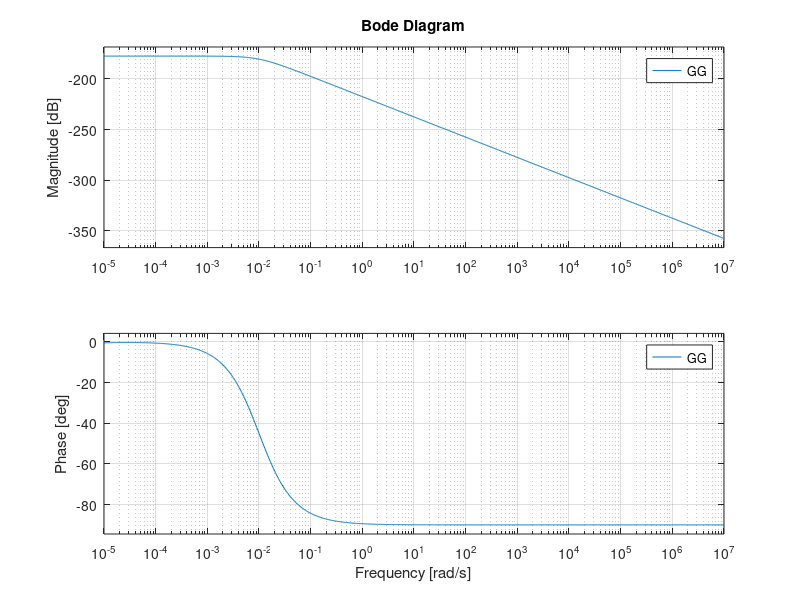
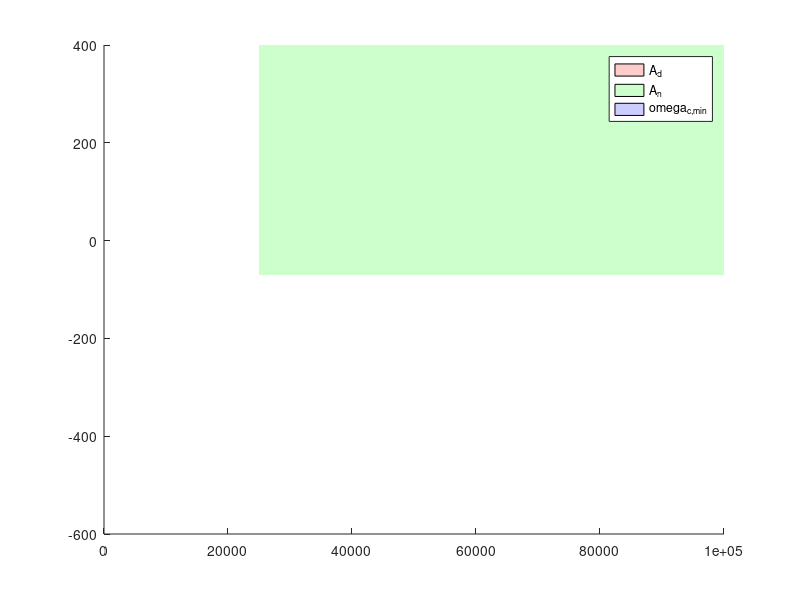

The MATLAB script that drew these images, in order: (Note: this script raises an error after producing the figures.)
% Progetto di regolatore per sistema satellite in orbita
% 
% Controlli Automatici T
% Umberto Laghi
% Marco Missiroli
%
% SPECIFICHE
% 
% 1) Errore a regime nullo a un gradino w(t) = 1(t) e d(t) = 1(t) pari a 0.1
%
% 2) Margine di fase >= 55°
%
% 3) S% <= 1%
%
% 4) Ta,5 <= 0.05s
%
% 5) Attenuazione di almeno 35dB per d(t)
%       con [omega_d_min, omega_d_MAX] = [0,0.5]
%
% 6) Attenuazione di almeno 70dB per n(t)
%       con [omega_n_min, omega_n_MAX] = [2.5*10^4,10^5]


clear all; close all; clc

%estremi del grafico
omega_plot_min = 1e-5;
omega_plot_max = 1e7;

%% Parametri

beta1 = 0.25; % [N/m^2] Coefficiente di attrito
beta2 = 2.5; % [N/m^2] Coefficiente di attrito
m = 250; % [kg] Massa
k = 3.5; % Parametro adimensionale
rho_e = 3e8; % [m] Distanza tra terra e satellite
k_g = 6.67e-11; % [N*m^2/kg] Costante di gravitazione universale
M = 5.98e24; % [kg] Massa della Terra

%% Specifiche

% ampiezze gradini
WW = -3e-7;
DD = 2e-8;
NN = 3e-8;

% errore a regime
e_star = 0;

% margine di fase
m_fase = 55;

% Sovraelongazione massima e tempo d'assestamento all'1%
S_100_spec = 0.01;
T_a5_spec = 0.05;

% attenuazione disturbo sull'uscita
A_d = 35;
%omega_d_min = 0; %non lo esplicito
omega_d_MAX = 0.5;

% attenuazione disturbo di misura
A_n = 70;
omega_n_min = 2.5e4;
omega_n_MAX = 1e5;

%Matrici al punto di equilibrio
%x_e = [rho_e, 0, sqrt((k_g*M)/(rho_e^3))];
x1_e = rho_e;
x2_e = 0;
x3_e = sqrt((k_g*M)/(rho_e^3));
u_e =  beta2*sqrt((k_g*M)/rho_e);

A_e = [0,                                                          1,                      0;
     (k-1)*((-3*k_g*M)/(rho_e^3)),                           -beta1/m,        -2*(k-1)*sqrt((k_g*M)/rho_e);
     -(beta2/(m*(rho_e^2)))*sqrt((k_g*M)/rho_e), -(2/rho_e)*sqrt((k_g*M)/(rho_e^3)), -beta2/m];

B_e = [0; 0; 1/(m*rho_e)];

C_e = [0, 0, 1];

D_e = [0];

%% Creazione sistema

% funzione di trasferimento
s = tf('s');
[N,D]=ss2tf(A_e,B_e,C_e,D_e);
GG=tf(N,D);
zpk(GG)
%{
N = (1/(m*rho_e))*(s^2 + s*(beta1/m) + (3*(k-1)*k_g*M)/(rho_e^3));
D = s^3 + (s^2)*((beta1+beta2)/m) + s*((beta1*beta2)/(m^2)-((k-1)*k_g*M)/(rho_e^3)) + ((k-1)*k_g*M*beta2)/(m*(rho_e^3));
GG = N/D
%}
%% Diagramma di Bode

figure(1);
bode(GG,{omega_plot_min,omega_plot_max});
grid on, zoom on;

% return;
%% Regolatore statico - proporzionale con polo nell'origine

% mu statico scelto in maniera aleatoria
mu_s =1;
RR_s = mu_s / s;

% Sistema esteso
GG_e = RR_s*GG;


%% Diagrammi di Bode di Ge con specifiche

figure(2);
hold on;

% Calcolo specifiche S% => Margine di fase
xi = 0.826;
S_100 = 100*exp(-pi*xi/sqrt(1-xi^2))
Mf_spec = xi*100; % Mf_spec = 82.6°

% Disegna diagrammi di Bode di G_e con i margini di stabilità ed esce
% Impostare a 0 per i diagrammi con le specifiche
if 0
    margin(GG_e,{omega_plot_min,omega_plot_max});
    grid on, zoom on;
    return;
end

% Specifiche su d
omega_d_min = omega_plot_min; % lower bound per il plot
Bnd_d_x = [omega_d_min; omega_d_MAX; omega_d_MAX; omega_d_min];
Bnd_d_y = [A_d; A_d; -600; -600];
patch(Bnd_d_x, Bnd_d_y,'r','FaceAlpha',0.2,'EdgeAlpha',0);

% Specifiche su n
Bnd_n_x = [omega_n_min; omega_n_MAX; omega_n_MAX; omega_n_min];
Bnd_n_y = [-A_n; -A_n; 400; 400];
patch(Bnd_n_x, Bnd_n_y,'g','FaceAlpha',0.2,'EdgeAlpha',0);

% Specifiche tempo d'assestamento (minima pulsazione di taglio)
omega_Ta_min = omega_plot_min; % lower bound per il plot
omega_Ta_MAX = 300/(Mf_spec*T_a5_spec); % omega_c >= 300/(Mf*T^*)
Bnd_Ta_x = [omega_Ta_min; omega_Ta_MAX; omega_Ta_MAX; omega_Ta_min];
Bnd_Ta_y = [0; 0; -600; -600];
patch(Bnd_Ta_x, Bnd_Ta_y,'b','FaceAlpha',0.2,'EdgeAlpha',0);

% Legenda colori
Legend_mag = ["A_d"; "A_n"; "\omega_{c,min}"; "G(j\omega)"];
legend(Legend_mag);

% Plot Bode con margini di stabilità
margin(GG_e,{omega_plot_min,omega_plot_max});
grid on; zoom on;


% Specifiche sovraelongazione (margine di fase)
omega_c_min = omega_Ta_MAX;
omega_c_MAX = omega_n_min;

phi_spec = Mf_spec - 180;
phi_low = -270; % lower bound per il plot

Bnd_Mf_x = [omega_c_min; omega_c_MAX; omega_c_MAX; omega_c_min];
Bnd_Mf_y = [phi_spec; phi_spec; phi_low; phi_low];
patch(Bnd_Mf_x, Bnd_Mf_y,'g','FaceAlpha',0.2,'EdgeAlpha',0);
hold on;

% Legenda colori
Legend_arg = ["G(j\omega)"; "M_f"];
legend(Legend_arg);

% STOP qui per le specifiche
if 0
    return;
end


%% Design del regolatore dinamico

%Ci troviamo nello scenario B, quindi è necessaria una rete anticipatrice
% Rete anticipatrice

Mf_star = Mf_spec;
omega_c_star = 150;
[mag_omega_c_star, arg_omega_c_star, ~] = bode(GG_e, omega_c_star);

mag_omega_c_star_db = 20*log10(mag_omega_c_star);

M_star = 10^(-mag_omega_c_star_db/20);
phi_star = Mf_star - 180 - arg_omega_c_star;

% Formule di inversione
tau = (M_star - cos(phi_star*pi/180))/(omega_c_star*sin(phi_star*pi/180));
alpha = (cos(phi_star*pi/180) - 1/M_star)/(M_star - cos(phi_star*pi/180));

check_flag = cos(phi_star*pi/180) - 1/M_star
if check_flag < 0
    disp('Errore: alpha negativo');
    return;
end

R_a = (1 + tau*s)/(1 + alpha*tau*s); % rete anticipatrice

% return;

%% Diagrammi di Bode con specifiche includendo regolatore dinamico

%metto un mu_d per far rispettare l'attenuazione di A_n
mu_d = 10^(-0.1); %guadagno -2dB
%mu_d = 1;
R_d = mu_d*R_a;
LL = R_d*GG_e; % funzione di anello

figure(3);
hold on;

% Specifiche su ampiezza
patch(Bnd_d_x, Bnd_d_y,'r','FaceAlpha',0.2,'EdgeAlpha',0);
patch(Bnd_n_x, Bnd_n_y,'g','FaceAlpha',0.2,'EdgeAlpha',0);
patch(Bnd_Ta_x, Bnd_Ta_y,'b','FaceAlpha',0.2,'EdgeAlpha',0);
legend(Legend_mag);

% Plot Bode con margini di stabilità
margin(LL,{omega_plot_min,omega_plot_max});
grid on; zoom on;

% Specifiche su fase
patch(Bnd_Mf_x, Bnd_Mf_y,'g','FaceAlpha',0.2,'EdgeAlpha',0);
hold on;
legend(Legend_arg);

% STOP qui per sistema con controllore dinamico + specifiche
if 0
    return;
end

% Funzione di sensibilità complementare
FF=LL/(1+LL);

margin(FF,{omega_plot_min,omega_plot_max});
margin(LL,{omega_plot_min,omega_plot_max});
%patch([omega_c_min,omega_c_max,omega_c_max,omega_c_min],[-180+M_f,-180+M_f,-270,-270],'g','FaceAlpha',0.2,'EdgeAlpha',0); 
legend('G_e(s)','Margine di fase', 'F(s)', 'L(s)');
hold off;
%Il fatto che |F(s)| sia = 0       per omega << omega_c 
%                        = |L(s)|  per omega >> omega_c 
%conferma che sia giusto

%% Check prestazioni in anello chiuso

% FUNZIONI DI SENSITIVITA'
% Funzione di sensitività
SS = 1/(1+LL);

% DIAGRAMMI DI BODE
% Rappresento le funzioni di sensitività e L(s) in uno stesso grafico
% in modo da mostrare che rispettano le specifiche
figure(4)
hold on;
bode(LL,{omega_plot_min,omega_plot_max})
bode(FF,{omega_plot_min,omega_plot_max})
bode(SS,{omega_plot_min,omega_plot_max})
legend('L(s)','F(s)', 'S(s)');
grid on, zoom on, hold off;


%% RISPOSTE ANELLO CHIUSO 

%  Disturbo in uscita
omega_d = 0.125;
omega_n = 2.5e4;

tt = (0:1e-2:200)';% 200 secondi con passo 0.01

% segnali in ingresso: riferimento e disturbo di misura
ww = WW*heaviside(tt-100);
dd = DD*(sin(omega_d*tt)+sin(2*omega_d*tt)+sin(3*omega_d*tt)+sin(4*omega_d*tt));
nn = NN*(sin(omega_n*tt)+sin(2*omega_n*tt)+sin(3*omega_n*tt)+sin(4*omega_n*tt));

% Risposte in anello CHIUSO
y_w = lsim(FF,ww,tt);
y_d = lsim(SS,dd,tt);
y_n = lsim(-FF,nn,tt);
y_tot = y_w + y_n + y_d;

%valuto anche l'errore, che deve essere nullo nella situazione statica
e_w = lsim(SS, ww, tt);
e_d = lsim(-SS, dd, tt);
e_n = lsim(FF, nn, tt);
e_tot = e_w + e_n + e_d;
%e_tot = ww - y_tot;
%% RISPOSTE IN ANELLO CHIUSO

figure(5)
hold on, grid on, zoom on
plot(tt,ww,'m')
plot(tt,y_w,'b')
grid on
legend('ww','y_w')

figure(6)
hold on, grid on, zoom on
plot(tt,dd,'m')
plot(tt,y_d,'b')
grid on
legend('d(t)','y_d')

figure(7)
hold on, grid on, zoom on
plot(tt,nn,'m')
plot(tt,y_n,'b')
grid on
legend('n(t)','y_n')

figure(8)
hold on, grid on, zoom on
plot(tt,ww,'m')
plot(tt,y_tot,'b')
grid on
legend('w(t)','y_{tot}(t)')

figure(9)
hold on, grid on, zoom on
plot(tt,e_tot,'b')
grid on
legend('e(t)')

% Risposta al gradino
figure(10);
WW = 3e-7;
T_simulation = 0.15;
[y_step,t_step] = step(WW*FF, 0.15);
plot(t_step,y_step,'b');
grid on, zoom on, hold on;

% vincolo sovraelongazione
patch([0,T_simulation,T_simulation,0],[WW*(1+S_100_spec),WW*(1+S_100_spec),WW+(0.5e-7),WW+(0.5e-7)],'r','FaceAlpha',0.3,'EdgeAlpha',0.5);
ylim([0,WW+0.5e-7]);

% vincolo tempo di assestamento al 5%
LV = abs(evalfr(WW*FF,1e-7)) % valore limite gradino: W*F(0)
patch([T_a5_spec,T_simulation,T_simulation,T_a5_spec],[LV*(1-0.05),LV*(1-0.05),0,0],'g','FaceAlpha',0.1,'EdgeAlpha',0.5);
patch([T_a5_spec,T_simulation,T_simulation,T_a5_spec],[LV*(1+0.05),LV*(1+0.05),LV+1e-7,LV+1e-7],'g','FaceAlpha',0.1,'EdgeAlpha',0.1);

Legend_step = ["Risposta al gradino"; "Vincolo sovraelongazione"; "Vincolo tempo di assestamento"];
legend(Legend_step);

%step(FF);
%grid on, zoom on;
%I requisiti di sovraelongazione e tempo di assestamento al 5% sono soddisfatti
%Il margine di fase è rispettato poichè nella nuova frequenza di taglio
%omega_c non si è nella zona proibita

%Ampiezza L in omega_n <= -70 -> requisito disturbo n rispettato
mag2db(abs(evalfr(LL,omega_n)))

%Ampiezza L in omega_d >= 35 -> requisito disturbo n rispettato
mag2db(abs(evalfr(LL,omega_d)))

%% PUNTO 5
%{
devo plottare la traiettoria del sistema non linearizzato, considerando
anche d(t) e n(t)
uso ode45 
%}

%{

% Risposta al gradino
figure(4);


[y_step,t_step] = step(WW*FF, 1);
plot(t_step,y_step,'b');



Legend_step = ["Risposta al gradino"; "Vincolo sovraelongazione"; "Vincolo tempo di assestamento"];
legend(Legend_step);

% Diagramma di bode sistema in anello chiuso
figure(5);
bode(FF, {omega_plot_min,omega_plot_max})
grid on, zoom on

if 0
    return;
end

%}

%{
%% ROBA VECCHIA

% Funzione di sensitività
%FF ce l'ho già
SS = 1/(1+LL);
%figure(6);



%Faccio le trasformate di Laplace dei segnali e trovo la trasformata di y(t)
W = laplace(ww);
D = laplale(dd);
N = laplace(nn);

Y = FF*(W - N) + SS*D;
%Antitrasformo e la confronto con omega(t)
y = ilaplace(Y);

figure(9);
plot(tt, y);
hold on, grid on, zoom on;
plot(tt, ww);
hold off;
%}